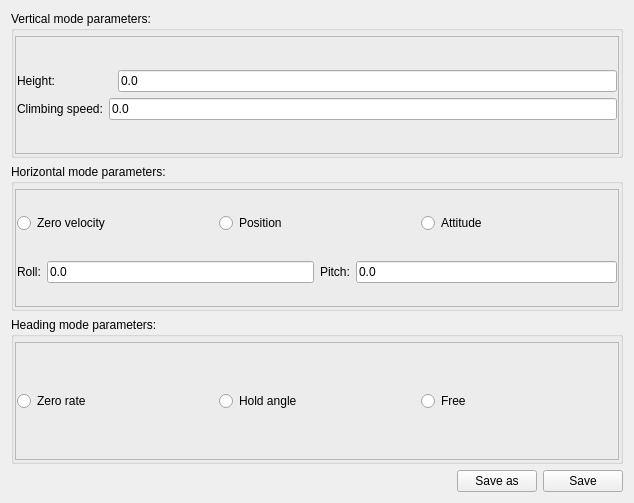
                  <widget class="QWidget" name="scrollAreaWidgetContents_9">
                   <property name="geometry">
                    <rect>
                     <x>0</x>
                     <y>0</y>
                     <width>634</width>
                     <height>503</height>
                    </rect>
                   </property>
                   <layout class="QVBoxLayout" name="verticalLayout_23">
                    <item>
                     <widget class="QGroupBox" name="groupBox_9">
                      <property name="title">
                       <string>Vertical mode parameters:</string>
                      </property>
                      <layout class="QVBoxLayout" name="verticalLayout_6">
                       <property name="leftMargin">
                        <number>1</number>
                       </property>
                       <property name="topMargin">
                        <number>5</number>
                       </property>
                       <property name="rightMargin">
                        <number>1</number>
                       </property>
                       <property name="bottomMargin">
                        <number>1</number>
                       </property>
                       <item>
                        <widget class="QFrame" name="frame_23">
                         <property name="frameShape">
                          <enum>QFrame::StyledPanel</enum>
                         </property>
                         <property name="frameShadow">
                          <enum>QFrame::Raised</enum>
                         </property>
                         <layout class="QVBoxLayout" name="verticalLayout_2">
                          <property name="leftMargin">
                           <number>1</number>
                          </property>
                          <property name="topMargin">
                           <number>1</number>
                          </property>
                          <property name="rightMargin">
                           <number>1</number>
                          </property>
                          <property name="bottomMargin">
                           <number>1</number>
                          </property>
                          <item>
                           <layout class="QVBoxLayout" name="verticalLayout">
                            <item>
                             <layout class="QHBoxLayout" name="horizontalLayout_20">
                              <item>
                               <widget class="QLabel" name="label_7">
                                <property name="text">
                                 <string>Height:                 </string>
                                </property>
                               </widget>
                              </item>
                              <item>
                               <widget class="QLineEdit" name="TakeOffHeight">
                                <property name="text">
                                 <string>0.0                               </string>
                                </property>
                               </widget>
                              </item>
                             </layout>
                            </item>
                            <item>
                             <layout class="QHBoxLayout" name="horizontalLayout_21">
                              <item>
                               <widget class="QLabel" name="label_8">
                                <property name="text">
                                 <string>Climbing speed:</string>
                                </property>
                               </widget>
                              </item>
                              <item>
                               <widget class="QLineEdit" name="TakeOffSpeed">
                                <property name="text">
                                 <string>0.0</string>
                                </property>
                               </widget>
                              </item>
                             </layout>
                            </item>
                           </layout>
                          </item>
                         </layout>
                        </widget>
                       </item>
                      </layout>
                     </widget>
                    </item>
                    <item>
                     <widget class="QGroupBox" name="groupBox_10">
                      <property name="title">
                       <string>Horizontal mode parameters:</string>
                      </property>
                      <layout class="QVBoxLayout" name="verticalLayout_8">
                       <property name="leftMargin">
                        <number>1</number>
                       </property>
                       <property name="topMargin">
                        <number>5</number>
                       </property>
                       <property name="rightMargin">
                        <number>1</number>
                       </property>
                       <property name="bottomMargin">
                        <number>1</number>
                       </property>
                       <item>
                        <widget class="QFrame" name="frame_24">
                         <property name="frameShape">
                          <enum>QFrame::StyledPanel</enum>
                         </property>
                         <property name="frameShadow">
                          <enum>QFrame::Raised</enum>
                         </property>
                         <layout class="QVBoxLayout" name="verticalLayout_43">
                          <property name="leftMargin">
                           <number>1</number>
                          </property>
                          <property name="topMargin">
                           <number>1</number>
                          </property>
                          <property name="rightMargin">
                           <number>1</number>
                          </property>
                          <property name="bottomMargin">
                           <number>1</number>
                          </property>
                          <item>
                           <layout class="QHBoxLayout" name="horizontalLayout_26">
                            <item>
                             <widget class="QRadioButton" name="VelocityModeTO">
                              <property name="text">
                               <string>Zero velocity</string>
                              </property>
                             </widget>
                            </item>
                            <item>
                             <widget class="QRadioButton" name="PositionModeTO">
                              <property name="text">
                               <string>Position</string>
                              </property>
                             </widget>
                            </item>
                            <item>
                             <widget class="QRadioButton" name="AttidtudeModeTO">
                              <property name="text">
                               <string>Attitude</string>
                              </property>
                             </widget>
                            </item>
                           </layout>
                          </item>
                          <item>
                           <layout class="QHBoxLayout" name="horizontalLayout_50">
                            <item>
                             <layout class="QHBoxLayout" name="horizontalLayout_48">
                              <item>
                               <widget class="QLabel" name="label_22">
                                <property name="text">
                                 <string>Roll:</string>
                                </property>
                               </widget>
                              </item>
                              <item>
                               <widget class="QLineEdit" name="RollValTO">
                                <property name="text">
                                 <string>0.0</string>
                                </property>
                               </widget>
                              </item>
                             </layout>
                            </item>
                            <item>
                             <layout class="QHBoxLayout" name="horizontalLayout_49">
                              <item>
                               <widget class="QLabel" name="label_23">
                                <property name="text">
                                 <string>Pitch:</string>
                                </property>
                               </widget>
                              </item>
                              <item>
                               <widget class="QLineEdit" name="PitchValTO">
                                <property name="text">
                                 <string>0.0</string>
                                </property>
                               </widget>
                              </item>
                             </layout>
                            </item>
                           </layout>
                          </item>
                         </layout>
                        </widget>
                       </item>
                      </layout>
                     </widget>
                    </item>
                    <item>
                     <widget class="QGroupBox" name="groupBox_11">
                      <property name="title">
                       <string>Heading mode parameters:</string>
                      </property>
                      <layout class="QVBoxLayout" name="verticalLayout_21">
                       <property name="leftMargin">
                        <number>1</number>
                       </property>
                       <property name="topMargin">
                        <number>5</number>
                       </property>
                       <property name="rightMargin">
                        <number>1</number>
                       </property>
                       <property name="bottomMargin">
                        <number>1</number>
                       </property>
                       <item>
                        <widget class="QFrame" name="frame_25">
                         <property name="frameShape">
                          <enum>QFrame::StyledPanel</enum>
                         </property>
                         <property name="frameShadow">
                          <enum>QFrame::Raised</enum>
                         </property>
                         <layout class="QVBoxLayout" name="verticalLayout_44">
                          <property name="leftMargin">
                           <number>1</number>
                          </property>
                          <property name="topMargin">
                           <number>1</number>
                          </property>
                          <property name="rightMargin">
                           <number>1</number>
                          </property>
                          <property name="bottomMargin">
                           <number>1</number>
                          </property>
                          <item>
                           <layout class="QHBoxLayout" name="horizontalLayout_47">
                            <item>
                             <widget class="QRadioButton" name="HeadingModeZeroRateOT">
                              <property name="text">
                               <string>Zero rate</string>
                              </property>
                             </widget>
                            </item>
                            <item>
                             <widget class="QRadioButton" name="HeadingModeHoldAngleOT">
                              <property name="text">
                               <string>Hold angle</string>
                              </property>
                             </widget>
                            </item>
                            <item>
                             <widget class="QRadioButton" name="HeadingModeFreeOT">
                              <property name="text">
                               <string>Free</string>
                              </property>
                             </widget>
                            </item>
                           </layout>
                          </item>
                         </layout>
                        </widget>
                       </item>
                      </layout>
                     </widget>
                    </item>
                    <item>
                     <layout class="QHBoxLayout" name="horizontalLayout_25">
                      <item>
                       <spacer name="horizontalSpacer">
                        <property name="orientation">
                         <enum>Qt::Horizontal</enum>
                        </property>
                        <property name="sizeHint" stdset="0">
                         <size>
                          <width>40</width>
                          <height>20</height>
                         </size>
                        </property>
                       </spacer>
                      </item>
                      <item>
                       <widget class="QPushButton" name="SaveAsTakeOff">
                        <property name="text">
                         <string>Save as</string>
                        </property>
                       </widget>
                      </item>
                      <item>
                       <widget class="QPushButton" name="SaveTakeOff">
                        <property name="text">
                         <string>Save</string>
                        </property>
                       </widget>
                      </item>
                     </layout>
                    </item>
                   </layout>
                  </widget>
